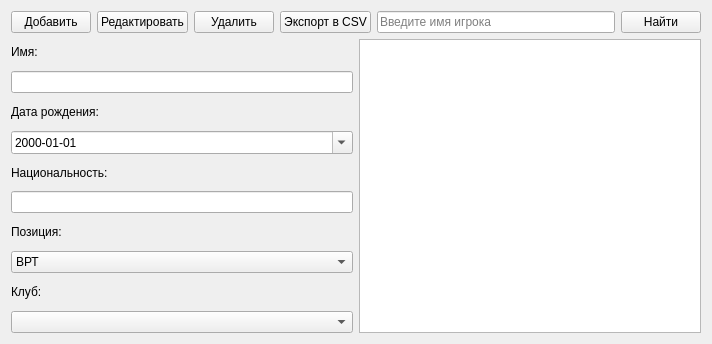
<?xml version="1.0" encoding="UTF-8"?>
<ui version="4.0">
 <class>AdminPlayerPage</class>
 <widget class="QWidget" name="AdminPlayerPage">
  <property name="geometry">
   <rect>
    <x>0</x>
    <y>0</y>
    <width>712</width>
    <height>344</height>
   </rect>
  </property>
  <property name="windowTitle">
   <string>Игроки (Администратор)</string>
  </property>
  <layout class="QVBoxLayout" name="verticalLayout">
   <item>
    <layout class="QHBoxLayout" name="topLayout">
     <item>
      <widget class="QPushButton" name="addButton">
       <property name="text">
        <string>Добавить</string>
       </property>
      </widget>
     </item>
     <item>
      <widget class="QPushButton" name="editButton">
       <property name="text">
        <string>Редактировать</string>
       </property>
      </widget>
     </item>
     <item>
      <widget class="QPushButton" name="deleteButton">
       <property name="text">
        <string>Удалить</string>
       </property>
      </widget>
     </item>
     <item>
      <widget class="QPushButton" name="exportButton">
       <property name="text">
        <string>Экспорт в CSV</string>
       </property>
      </widget>
     </item>
     <item>
      <widget class="QLineEdit" name="searchEdit">
       <property name="placeholderText">
        <string>Введите имя игрока</string>
       </property>
      </widget>
     </item>
     <item>
      <widget class="QPushButton" name="searchButton">
       <property name="text">
        <string>Найти</string>
       </property>
      </widget>
     </item>
    </layout>
   </item>
   <item>
    <layout class="QHBoxLayout" name="mainLayout">
     <item>
      <layout class="QVBoxLayout" name="inputFieldsLayout">
       <!-- <item>
        <widget class="QLabel" name="idLabel">
         <property name="text">
          <string>ID:</string>
         </property>
        </widget>
       </item>
       <item>
        <widget class="QLineEdit" name="idEdit"/>
       </item> -->
       <item> 
        <widget class="QLabel" name="nameLabel">
         <property name="text">
          <string>Имя:</string>
         </property>
        </widget>
       </item>
       <item>
        <widget class="QLineEdit" name="nameEdit"/>
       </item>
       <item>
 <widget class="QLabel" name="birthLabel">
  <property name="text">
   <string>Дата рождения:</string>
  </property>
 </widget>
</item>
<item>
 <widget class="QDateEdit" name="birthEdit">
  <property name="calendarPopup">
   <bool>true</bool>
  </property>
  <property name="displayFormat">
   <string>yyyy-MM-dd</string>
  </property>
 </widget>
</item>
       <item>
        <widget class="QLabel" name="nationLabel">
         <property name="text">
          <string>Национальность:</string>
         </property>
        </widget>
       </item>
       <item>
        <widget class="QLineEdit" name="nationEdit"/>
       </item>
       <item>
 <widget class="QLabel" name="positionLabel">
  <property name="text">
   <string>Позиция:</string>
  </property>
 </widget>
</item>
<item>
 <widget class="QComboBox" name="positionComboBox">
  <property name="editable">
   <bool>false</bool>
  </property>
  <item>
   <property name="text">
    <string>ВРТ</string>
   </property>
  </item>
  <item>
   <property name="text">
    <string>ЛЗ</string>
   </property>
  </item>
  <item>
   <property name="text">
    <string>ЦЗ</string>
   </property>
  </item>
  <item>
   <property name="text">
    <string>ПЗ</string>
   </property>
  </item>
  <item>
   <property name="text">
    <string>ЛП</string>
   </property>
  </item>
  <item>
   <property name="text">
    <string>ЦОП</string>
   </property>
  </item>
  <item>
   <property name="text">
    <string>ЦП</string>
   </property>
  </item>
  <item>
   <property name="text">
    <string>ЦАП</string>
   </property>
  </item>
  <item>
   <property name="text">
    <string>ПП</string>
   </property>
  </item>
  <item>
   <property name="text">
    <string>ЛВ</string>
   </property>
  </item>
  <item>
   <property name="text">
    <string>ФРВ</string>
   </property>
  </item>
  <item>
   <property name="text">
    <string>ПВ</string>
   </property>
  </item>
 </widget>
</item>
       <item>
        <widget class="QLabel" name="clubLabel">
         <property name="text">
          <string>Клуб:</string>
         </property>
        </widget>
       </item>
       <item>
        <widget class="QComboBox" name="clubComboBox"/>
       </item>
      </layout>
     </item>
     <item>
      <widget class="QTableView" name="tableView"/>
     </item>
    </layout>
   </item>
  </layout>
 </widget>
 <resources/>
 <connections/>
</ui>
